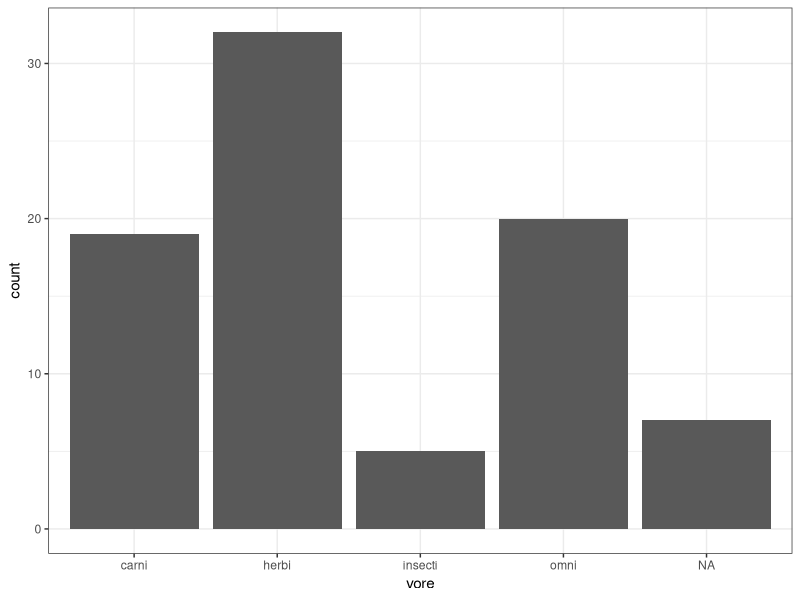
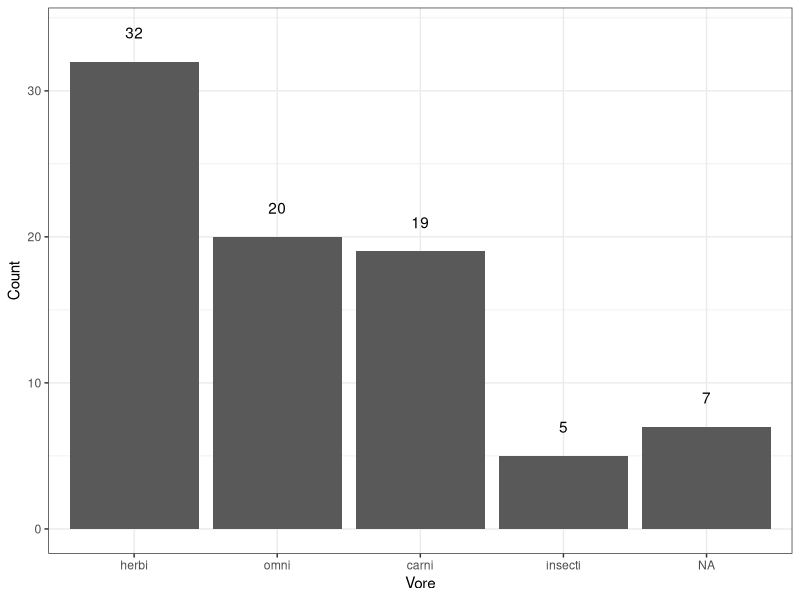
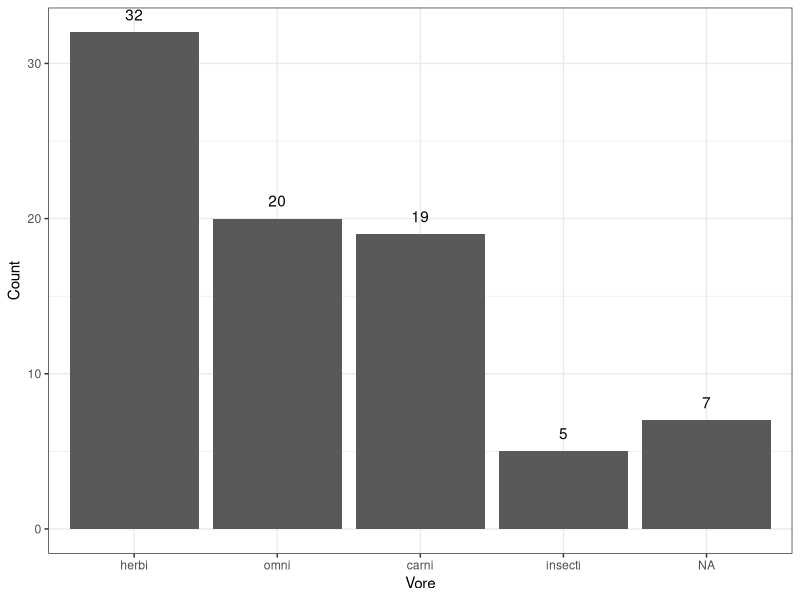
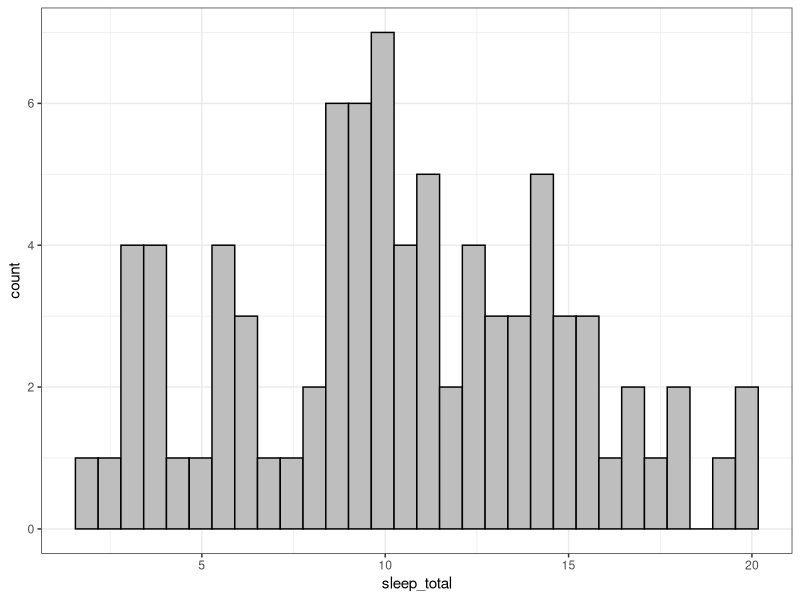
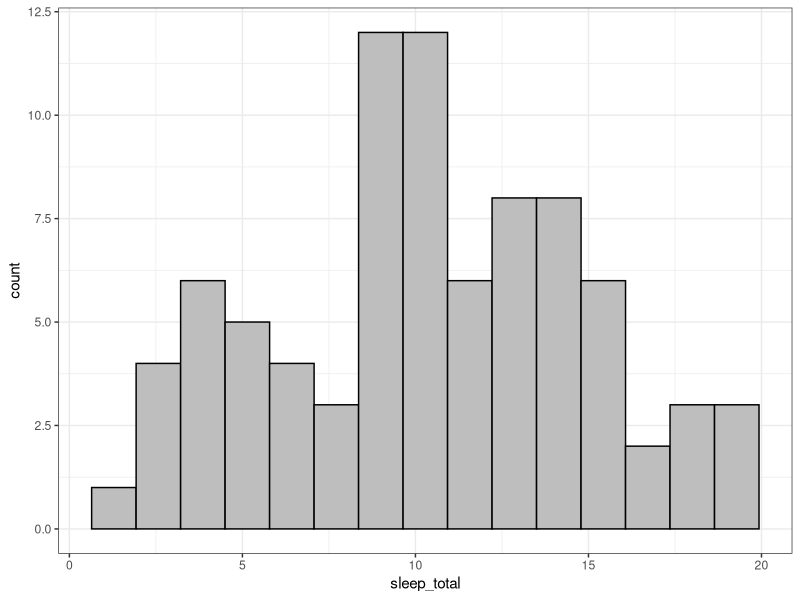
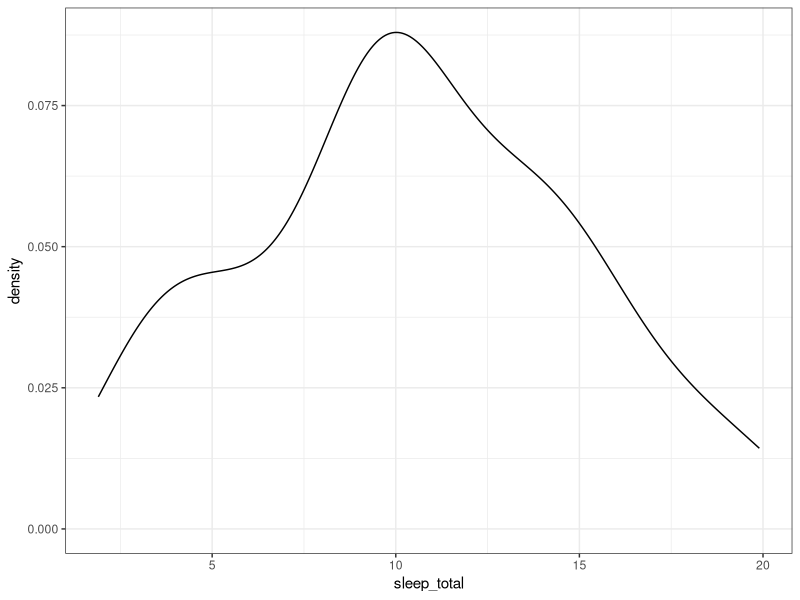
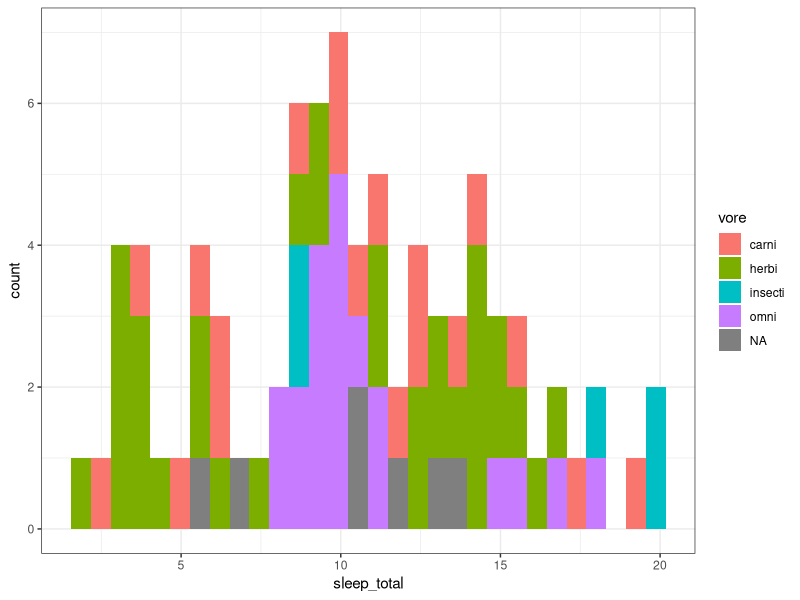
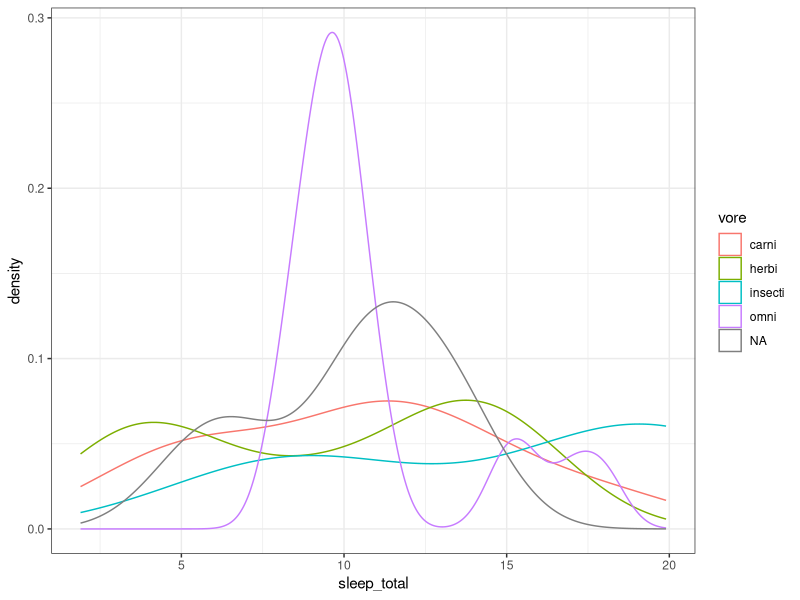

These figures' R source, in order:
## ---- chunk 1
#| label: setup
#| echo: false

# load packages
library(tidyverse)

# set parameter for solutions
#solutions <- FALSE
solutions <- TRUE

## ---- chunk 2
#| label: mammals
#| echo: false

# preview data
head(msleep)

## ---- chunk 3
#| label: bargraph

# set global plot theme
theme_set(theme_bw())

# create a bar graph
ggplot(data = msleep) + 
  geom_bar(aes(x = vore))


## ---- chunk 4
#| label: pareto

# create a bar graph 
# -> sorted by decreasing frequency
ggplot(data = msleep) + 
  geom_bar(aes(x = fct_infreq(vore))) + 
  stat_count(aes(x = vore,
                 y = after_stat(count) + 2,
                 label = after_stat(count)),
             geom ="text") + 
  labs(x = "Vore",
       y = "Count")

## ---- chunk 5
#| label: pareto-with-labels

# create a bar graph
# -> sorted by decreasing frequency
# -> add data labels
ggplot(data = msleep) + 
  geom_bar(aes(x = fct_infreq(vore))) + 
  geom_text(stat = "count",
            aes(x = vore,
                label = after_stat(count)),
            vjust = -1) + 
  labs(x = "Vore",
       y = "Count")

## ---- chunk 6
#| label: hist-default
#| message: false

# create histogram of single variable
ggplot(data = msleep) + 
  geom_histogram(aes(x = sleep_total),
                 fill = "grey", color = "black")

## ---- chunk 7
#| label: hist-bins

# create histogram of single variable
ggplot(data = msleep) + 
  geom_histogram(aes(x = sleep_total),
                 bins = 15,
                 fill = "grey", color = "black")

## ---- chunk 8
#| label: denisty

# create histogram of single variable
ggplot(data = msleep) + 
  geom_density(aes(x = sleep_total))

## ---- chunk 9
#| label: hist-multiple

# create histogram for grouping variable
ggplot(data = msleep) + 
  geom_histogram(aes(x = sleep_total,
                     fill = vore))

## ---- chunk 10
#| label: denisty-multiple

# create histogram of single variable
ggplot(data = msleep) + 
  geom_density(aes(x = sleep_total,
                   color = vore))

## ---- chunk 11
#| label: denisty-multiple2
#| warning: false

# create histogram of single variable
g <- ggplot(data = filter(msleep, !is.na(vore))) + 
  geom_density(aes(x = brainwt / bodywt,
                   color = vore))

# conditionally add nice labels if solutions are shown
if (solutions) {
  g + 
    labs(title = "Relative brain size by vore type",
       x = "Brain weight as proportion of bodyweight")
} else {
  g + 
    labs(title = "< insert nice title >",
         x = "< insert nice axis label >")
}

## ---- chunk 12
#| label: comparative-boxplots

# create comparative boxplots
ggplot(data = msleep) + 
  geom_boxplot(aes(x = sleep_total,
                   y = vore),
               fill = "purple", color = "darkblue") + 
  labs(title = "Sleep total by vore",
       x = "Sleep total (hours / day)")

## ---- chunk 13
#| label: scatterplot

# create scatterplot
ggplot(data = msleep) + 
  geom_point(aes(x = sleep_total,
                 y = sleep_rem))

## ---- chunk 14
#| label: smooth-curve

# create scatterplot
ggplot(data = msleep) + 
  geom_point(aes(x = sleep_total,
                 y = sleep_rem)) + 
    geom_smooth(aes(x = sleep_total,
                  y = sleep_rem),
              se = TRUE) + 
  labs(title = "Sleep total by REM sleep",
       x = "Sleep total (hours / day)",
       y = "REM sleep (hours / day)")

## ---- chunk 15
#| label: ratio-viz

# create scatterplot
# -> add straight line trend
ggplot(data = msleep) + 
  geom_point(aes(x = sleep_total,
                 y = sleep_rem / sleep_total)) + 
  geom_smooth(aes(x = sleep_total,
                  y = sleep_rem / sleep_total),
              method = "lm") +
  labs(title = "Sleep total by relative REM sleep",
       x = "Sleep total (hours / day)",
       y = "Ratio of REM sleep / Sleep total")

## ---- chunk 16
#| label: additional-plot1

# create scatterplot
ggplot(data = msleep) + 
  geom_point(aes(x = sleep_cycle,
                 y = sleep_rem)) + 
  geom_smooth(aes(x = sleep_cycle,
                  y = sleep_rem),
              span = 2) +
  labs(title = "Sleep cycle length by REM sleep",
       x = "Sleep cycle (hours)",
       y = "REM sleep (hours / day")

# write-up: slight decreasing trend in REM sleep as length of sleep cycle increases

